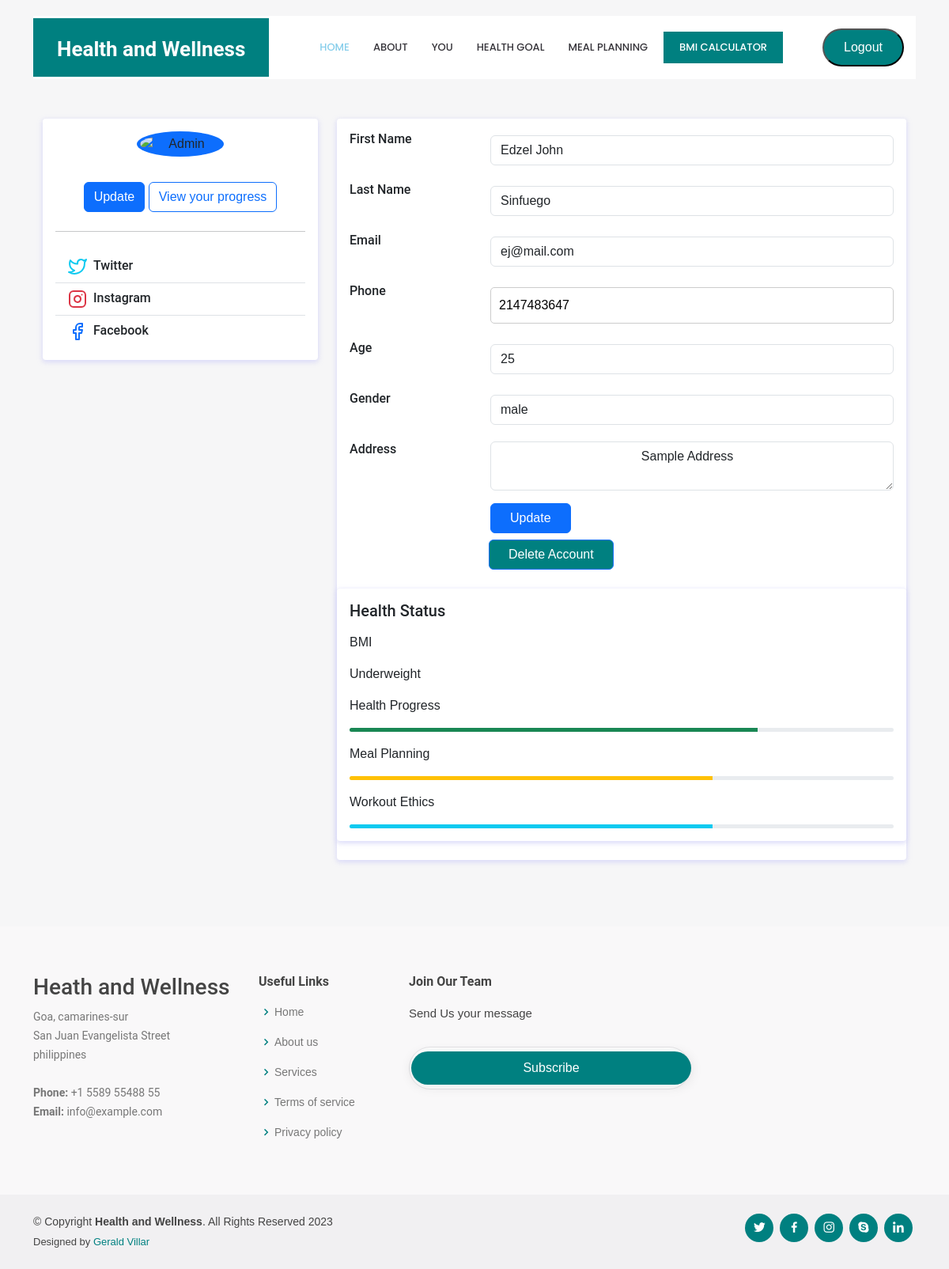
/you.php (signed in), run on the app's committed database.
### tables this page shows
CREATE TABLE `user` (
  `id` int(11) NOT NULL,
  `first_name` varchar(50) NOT NULL,
  `last_name` varchar(50) NOT NULL,
  `age` int(3) DEFAULT NULL,
  `gender` varchar(20) NOT NULL,
  `date_of_birth` date DEFAULT NULL,
  `email` varchar(50) NOT NULL,
  `address` varchar(255) DEFAULT NULL,
  `phone_number` bigint(11) DEFAULT NULL,
  `password` varchar(16) NOT NULL,
  `goal_id` int(11) DEFAULT NULL,
  `user_type` int(1) DEFAULT NULL
);

CREATE TABLE `category` (
  `id` int(11) NOT NULL,
  `category` varchar(11) NOT NULL
);

### you.php (the view, shortened to what this page needs)
<?php
include('header.php');
$category_word = $database->query("select category from category where id={$category}");
$category_word = $category_word->fetch_column();
$progress= 0;
$health_progress = $database->query('select * from achievement where user_id='.$_SESSION['user_id']);
foreach($health_progress as $health_progress){
  $progress = ++$progress;
}
$meals = $database->query('select * from goals where user_id='.$_SESSION['user_id']);
$meals = count($meals->fetch_all());
$finished_meals = $database->query('select * from achievement where user_id='.$_SESSION['user_id'].'');
$finished_meals = count($finished_meals->fetch_all());
$finished_activities = 0;
$done_activities = $database->query('select * from user_activity_id where user_id ='.$_SESSION['user_id']);
$activities = count($done_activities->fetch_all());
foreach($done_activities as $done_activities){
  if($done_activities['date_end'] != '0000-00-00 00:00:00'){
    $finished_activities = ++$finished_activities;
  }
}
$total_goals = $meals + $activities;
$total_achievements = $finished_meals + $finished_activities;
if($total_goals == 0 and $total_achievements == 0){
    $progress = 0;
}else{
    $progress = ($total_achievements / $total_goals) * 100;
    $progress = round($progress, 2);
}
if($finished_meals == 0 and $meals == 0 ){
    $percentage_for_meals = 0;
}else{
    $percentage_for_meals = ($finished_meals / $meals) * 100;
    $percentage_for_meals = round($percentage_for_meals, 2);
}
?>
   <section id="You" class="you section-bg" style="padding-top: 150px;">
    <div class="container">
        <div class="container">
            <div class="main-body">
                <div class="row">
                    <div class="col-lg-4">
                        <div class="card">
                            <div class="card-body">
                                <div class="d-flex flex-column align-items-center text-center">
                                    <img src="https://bootdey.com/img/Content/avatar/avatar6.png" alt="Admin" class="rounded-circle p-1 bg-primary" width="110">
                                    <div class="mt-3">
                                        <button class="btn btn-primary">Update</button>
                                        <button class="btn btn-outline-primary">View your progress</button>
                                    </div>
                                </div>
                                <hr class="my-4">
                                <ul class="list-group list-group-flush">
                                    <li class="list-group-item d-flex justify-content-between align-items-center flex-wrap">
                                        <h6 class="mb-0">Twitter</h6>
                                    </li>
                                    <li class="list-group-item d-flex justify-content-between align-items-center flex-wrap">
                                        <h6 class="mb-0">Instagram</h6>
                                    </li>
                                    <li class="list-group-item d-flex justify-content-between align-items-center flex-wrap">
                                        <h6 class="mb-0">Facebook</h6>
                                    </li>
                                </ul>
                            </div>
                        </div>
                    </div>
                    <div class="col-lg-8">
                        <div class="card">
                            <div class="card-body">
                                <form method="post" action="updateProfile.php">
                                <div class="row mb-3">
                                    <div class="col-sm-3">
                                        <h6 class="mb-0">First Name</h6>
                                    </div>
                                    <div class="col-sm-9 text-secondary">
                                        <input type="text" name="first_name" class="form-control" value="<?php echo $user['first_name']; ?>">
                                    </div>
                                </div>
                                <div class="row mb-3">
                                    <div class="col-sm-3">
                                        <h6 class="mb-0">Last Name</h6>
                                    </div>
                                    <div class="col-sm-9 text-secondary">
                                        <input type="text" name="last_name" class="form-control" value="<?php echo $user['last_name']; ?>">
                                    </div>
                                </div>
                                <div class="row mb-3">
                                    <div class="col-sm-3">
                                        <h6 class="mb-0">Email</h6>
                                    </div>
                                    <div class="col-sm-9 text-secondary">
                                        <input type="text" name="email" class="form-control" value="<?php echo $user['email']; ?>">
                                    </div>
                                </div>
                                <div class="row mb-3">
                                    <div class="col-sm-3">
                                        <h6 class="mb-0">Phone</h6>
                                    </div>
                                    <div class="col-sm-9 text-secondary">
                                        <input name="number" type="text" pattern="^\d{11}$" class="for m-control" value="<?php echo (isset($user['phone_number']) ? $user['phone_number'] : 'Not Available'); ?>">
                                    </div>
                                </div>
                                <div class="row mb-3">
                                    <div class="col-sm-3">
                                        <h6 class="mb-0">Age</h6>
                                    </div>
                                    <div class="col-sm-9 text-secondary">
                                        <input type="text" name="age" type="number" class="form-control" value="<?php echo (isset($user['age']) ? $user['age'] : 'Not Available'); ?>">
                                    </div>
                                </div>
                                <div class="row mb-3">
                                    <div class="col-sm-3">
                                        <h6 class="mb-0">Gender</h6>
                                    </div>
                                    <div class="col-sm-9 text-secondary">
                                        <input type="text" name="gender" type="number" class="form-control" value="<?php echo (isset($user['gender']) ? $user['gender'] : 'Not Available'); ?>">
                                    </div>
                                </div>
                                <div class="row mb-3">
                                    <div class="col-sm-3">
                                        <h6 class="mb-0">Address</h6>
                                    </div>
                                    <div class="col-sm-9 text-secondary">
                                        <textarea type="text" name="address" class="form-control" value="<?php echo (isset($user['address']) ? $user['age'] : 'Not Available'); ?>">
                                        <?php echo (isset($user['address']) ? $user['address'] : 'Not Available'); ?></textarea>
                                    </div>
                                </div>
                                <div class="row">
                                    <div class="col-sm-3"></div>
                                    <div class="col-sm-9 text-secondary">
                                        <button type="submit" class="btn btn-primary px-4" value="Save Changes">Update</button>
                                    </div>
                                    <div class="row my-2">
                                      <div class="col-sm-3"></div>
                                      <div class="col-sm-9 text-secondary">
                                          <button type="button" class="btn btn-primary px-4 delete-button">Delete Account</button>
                                      </div>
                                      </div>
                            </div>
                        </form>
                        </div>
                        <div class="row">
                            <div class="col-sm-12">
                                <div class="card">
                                    <div class="card-body">
                                        <h5 class="d-flex align-items-center mb-3">Health Status</h5>
                                        <div class="">
                                            <p>BMI</p>
                                           <p>
                                            <?php echo $category_word; ?>
                                           </p>
                                        </div>
                                        <p>Health Progress</p>
                                        <div class="progress mb-3" style="height: 5px">
                                            <div class="progress-bar bg-success" role="progressbar" style="width: <?php echo $progress.'%' ; ?>" aria-valuenow="<?php echo $progress; ?>" aria-valuemin="0" aria-valuemax="100"></div>
                                        </div>
                                        <p>Meal Planning </p>
                                        <div class="progress mb-3" style="height: 5px">
                                            <div class="progress-bar bg-warning" role="progressbar" style="width: <?= $percentage_for_meals; ?>%" aria-valuenow="55" aria-valuemin="0" aria-valuemax="100"></div>
                                        </div>
                                        <p>Workout Ethics </p>
                                        <div class="progress" style="height: 5px">
                                            <div class="progress-bar bg-info" role="progressbar" style="width: <?= $percentage_for_meals ?>%" aria-valuenow="66" aria-valuemin="0" aria-valuemax="100"></div>
                                        </div>
                                    </div>
                                </div>
                            </div>
                        </div>
                    </div>
                </div>
            </div>
        </div>
            </div>
          </div>
    </section>
  <footer id="footer">
    <div class="footer-top">
      <div class="container">
        <div class="row">
          <div class="col-lg-3 col-md-6 footer-contact">
            <h3>Heath and Wellness</h3>
            <p>
              Goa, camarines-sur <br>
              San Juan Evangelista Street<br>
              philippines<br><br>
              <strong>Phone:</strong> +1 5589 55488 55<br>
              <strong>Email:</strong> info@example.com<br>
            </p>
          </div>
          <div class="col-lg-2 col-md-6 footer-links">
            <h4>Useful Links</h4>
            <ul>
              <li><i class="bx bx-chevron-right"></i> <a href="#">Home</a></li>
              <li><i class="bx bx-chevron-right"></i> <a href="#">About us</a></li>
              <li><i class="bx bx-chevron-right"></i> <a href="#">Services</a></li>
              <li><i class="bx bx-chevron-right"></i> <a href="#">Terms of service</a></li>
              <li><i class="bx bx-chevron-right"></i> <a href="#">Privacy policy</a></li>
            </ul>
          </div>
          <div class="col-lg-4 col-md-6 footer-newsletter">
            <h4>Join Our Team</h4>
            <p>Send Us your message</p>
            <form action="" method="post">
              <input type="email" name="email"><input type="submit" value="Subscribe">
            </form>
          </div>
        </div>
      </div>
    </div>
    <div class="container d-md-flex py-4">
      <div class="me-md-auto text-center text-md-start">
        <div class="copyright">
          &copy; Copyright <strong><span>Health and Wellness</span></strong>. All Rights Reserved 2023
        </div>
        <div class="credits">
          Designed by <a href="https://web.facebook.com/GeraldJean.villar.34">Gerald Villar</a>
        </div>
      </div>
      <div class="social-links text-center text-md-right pt-3 pt-md-0">
        <a href="#" class="twitter"><i class="bx bxl-twitter"></i></a>
        <a href="#" class="facebook"><i class="bx bxl-facebook"></i></a>
        <a href="#" class="instagram"><i class="bx bxl-instagram"></i></a>
        <a href="#" class="google-plus"><i class="bx bxl-skype"></i></a>
        <a href="#" class="linkedin"><i class="bx bxl-linkedin"></i></a>
      </div>
    </div>
  </footer>
</body>
</html>

### assets/css/style.css (style rules this page uses)
body { font-family: "roboto", sans-serif; color: #444444; }
a { color: teal; text-decoration: none; }
h1, h2, h3, h4, h5, h6 { font-family: roboto; }
section { padding: 60px 0; overflow: hidden; }
.section-bg { background-color: #f6f6f7; }
#footer { color: #444444; font-size: 14px; background: #f1f0f2; }
#footer .footer-top { padding: 60px 0 30px 0; background: #f9f8f9; }
#footer .footer-top .footer-contact { margin-bottom: 30px; }
#footer .footer-top .footer-contact p { font-size: 14px; line-height: 24px; margin-bottom: 0; font-family: "roboto", sans-serif; color: #777777; }
#footer .footer-top h4 { font-size: 16px; font-weight: bold; color: #444444; position: relative; padding-bottom: 12px; }
#footer .footer-top .footer-links { margin-bottom: 30px; }
#footer .footer-top .footer-links ul { list-style: none; padding: 0; margin: 0; }
#footer .footer-top .footer-links ul i { padding-right: 2px; color: teal; font-size: 18px; line-height: 1; }
#footer .footer-top .footer-links ul li { padding: 10px 0; display: flex; align-items: center; }
#footer .footer-top .footer-links ul li:first-child { padding-top: 0; }
#footer .footer-top .footer-links ul a { color: #777777; transition: 0.3s; display: inline-block; line-height: 1; }
#footer .footer-newsletter { font-size: 15px; }
#footer .footer-newsletter h4 { font-size: 16px; font-weight: bold; color: #444444; position: relative; padding-bottom: 12px; }
#footer .footer-newsletter form { margin-top: 30px; background: #fff; padding: 6px 10px; position: relative; border-radius: 50px; text-align: left; border: 1px solid #e4e3e6; }
#footer .footer-newsletter form input[type=submit] { position: absolute; top: 0; right: -2px; bottom: 0; border: 0; background: none; font-size: 16px; padding: 0 20px; background: teal; color: #fff; transition: 0.3s; border-radius: 50px; box-shadow: 0px 2px 15px rgba(0, 0, 0, 0.1); }
#footer .credits { padding-top: 5px; font-size: 13px; color: #444444; }
#footer .social-links a { font-size: 18px; display: inline-block; background: teal; color: #fff; line-height: 1; padding: 8px 0; margin-right: 4px; border-radius: 50%; text-align: center; width: 36px; height: 36px; transition: 0.3s; }
body { background: #f7f7ff; }
.card { position: relative; display: flex; flex-direction: column; min-width: 0; word-wrap: break-word; background-color: #fff; background-clip: border-box; border: 0 solid transparent; border-radius: .25rem; margin-bottom: 1.5rem; box-shadow: 0 2px 6px 0 rgb(218 218 253 / 65%), 0 2px 6px 0 rgb(206 206 238 / 54%); }
.me-2 { margin-right: .5rem!important; }
.delete-button { background-color: teal; margin-left: 4px; }
body { font-family: Arial, sans-serif; margin: 0; padding: 0; background-color: #f1f1f1; }
input { padding: 10px; width: 100%; margin: 5px 0; border: 1px solid #ccc; border-radius: 5px; box-sizing: border-box; }

### data on the page
user: first_name "Edzel John", last_name "Sinfuego", email "ej@mail.com", number "2147483647", age "25", gender "male", address "Sample Address"
category: category "Underweight"
